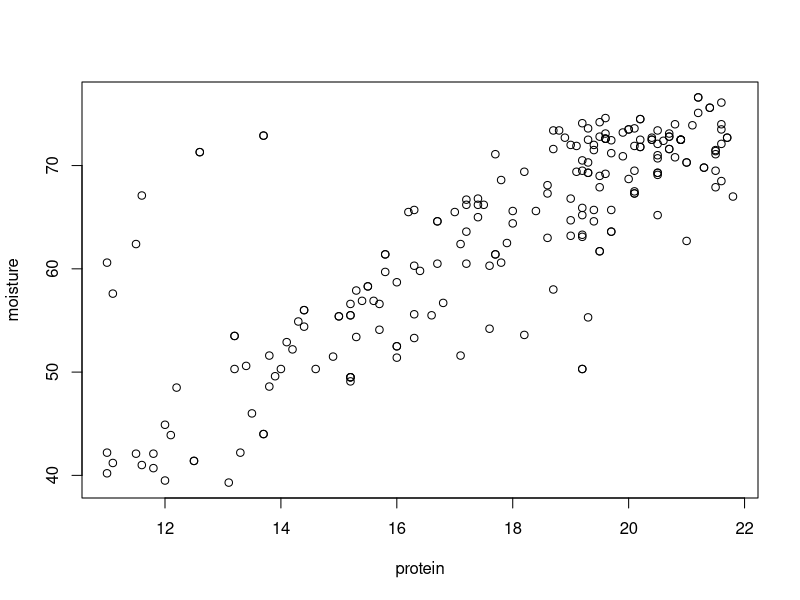
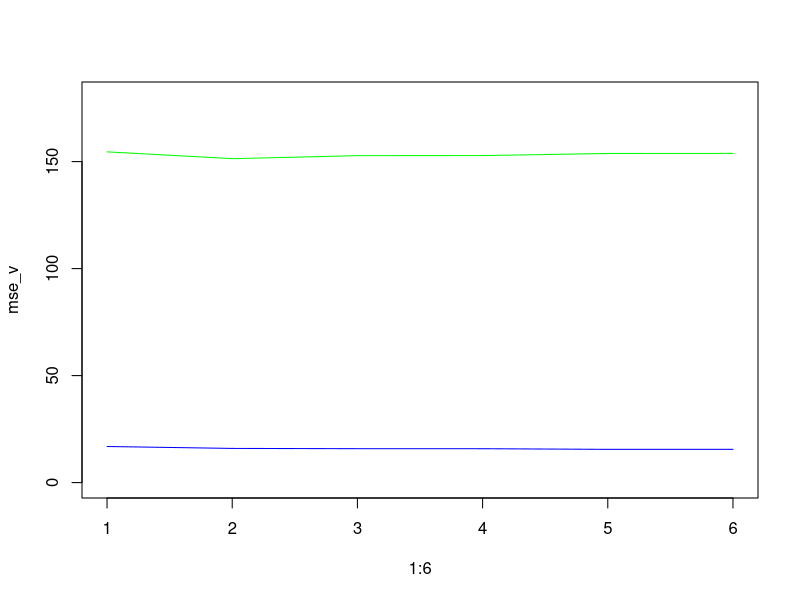
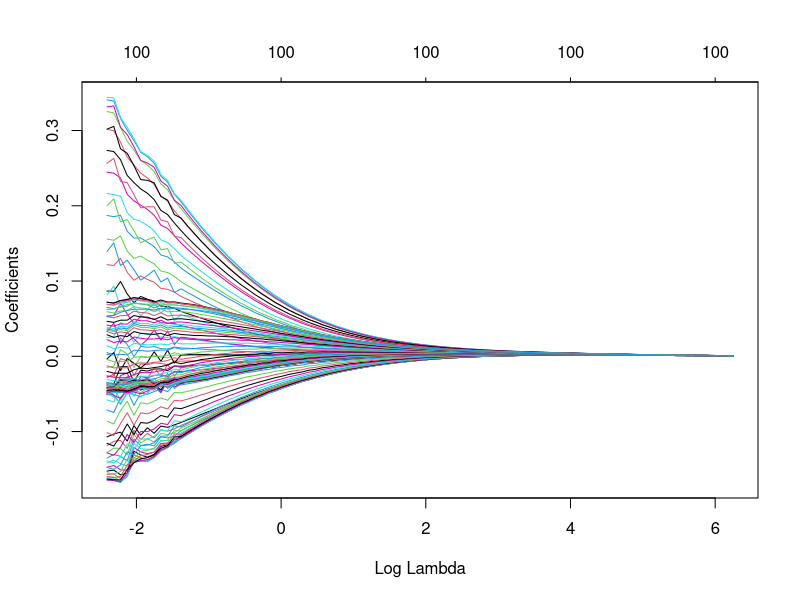
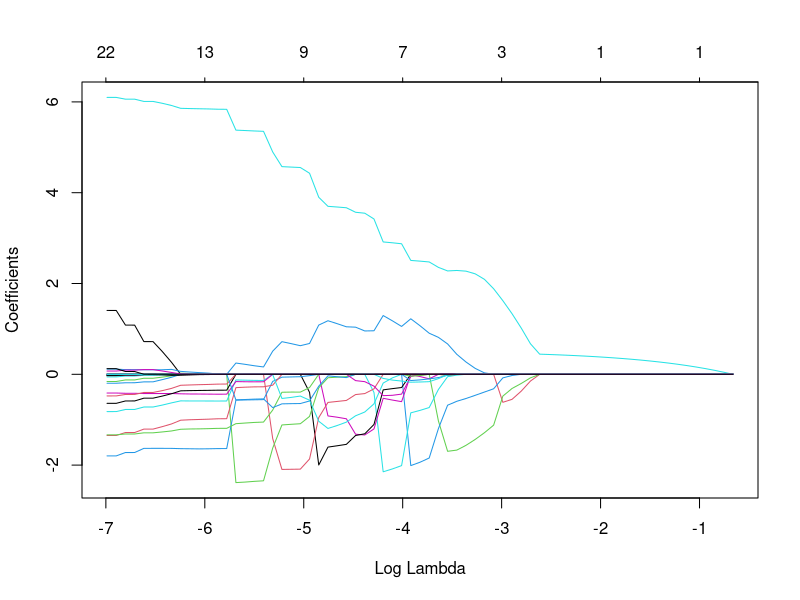
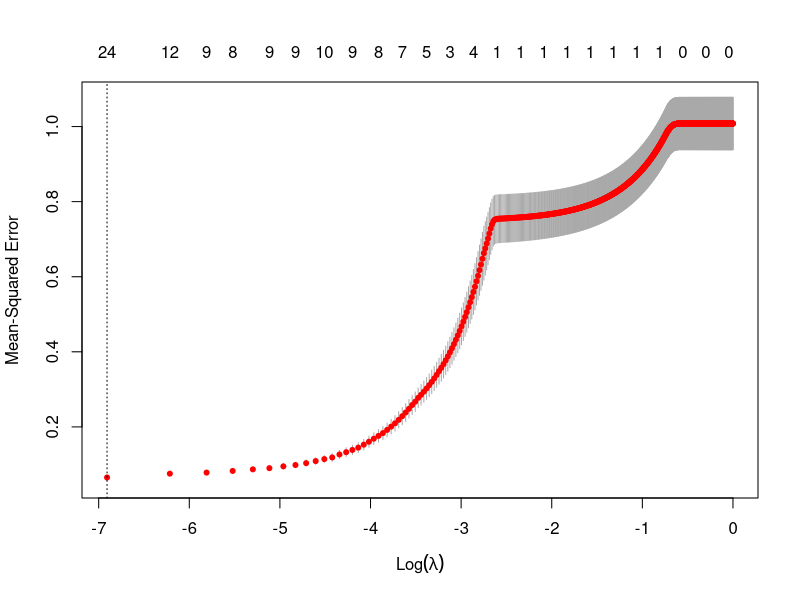

R code for these plots, in order:
library(MASS)
library(glmnet)

# Task 1
dataframe = read.csv("tecator.csv", dec=',')
dataframe = dataframe[-215,]
protein = dataframe$Protein
moisture = dataframe$Moisture
fat = dataframe$Fat
channels = as.matrix(dataframe[1:100])

plot(protein, moisture)

# Task 2
# M1 = B0+B1*p+ε, where ε = N~(0, σ)
# M2 = B0+B1*p+B2*p²+ε, where ε=N~(0, σ)
# M3 = B0+B1*p+B2*p²+B3*p³+ε, where ε=N~(0, σ)
# etc.
# MSE criterion is appropriate to use since it minimizes the errors in our predicions (deviation of ε)

# Task 3
n = dim(dataframe)[1]
ids = sample(1:n, floor(n/2))

training = dataframe[ids,]
validation = dataframe[-ids,]

p = training$Protein
p2 = p^2
p3 = p^3
p4 = p^4
p5 = p^5
p6 = p^6
X1 = cbind(p)
X2 = cbind(p, p2)
X3 = cbind(p, p2, p3)
X4 = cbind(p, p2, p3, p4)
X5 = cbind(p, p2, p3, p4, p5)
X6 = cbind(p, p2, p3, p4, p5, p6)
#B = solve(t(X)%*%X)%*%t(X)%*%Y if I was to calculate it myself, did not work for higher polynomial terms of power
M1 = lm(Moisture ~ X1, data=training)
M2 = lm(Moisture ~ X2, data=training)
M3 = lm(Moisture ~ X3, data=training)
M4 = lm(Moisture ~ X4, data=training)
M5 = lm(Moisture ~ X5, data=training)
M6 = lm(Moisture ~ X6, data=training)

# Make the predictions

fitted_validation1 = predict(M1, validation)
fitted_validation2 = predict(M2, validation)
fitted_validation3 = predict(M3, validation)
fitted_validation4 = predict(M4, validation)
fitted_validation5 = predict(M5, validation)
fitted_validation6 = predict(M6, validation)
fitted_training1 = predict(M1)
fitted_training2 = predict(M2)
fitted_training3 = predict(M3)
fitted_training4 = predict(M4)
fitted_training5 = predict(M5)
fitted_training6 = predict(M6)

# Calculate the MSEs
# Validation MSEs
mse_v1 = mean((validation$Moisture-fitted_validation1)^2)
mse_v2 = mean((validation$Moisture-fitted_validation2)^2)
mse_v3 = mean((validation$Moisture-fitted_validation3)^2)
mse_v4 = mean((validation$Moisture-fitted_validation4)^2)
mse_v5 = mean((validation$Moisture-fitted_validation5)^2)
mse_v6 = mean((validation$Moisture-fitted_validation6)^2)

# Training MSEs
mse_t1 = mean((training$Moisture-fitted_training1)^2)
mse_t2 = mean((training$Moisture-fitted_training2)^2)
mse_t3 = mean((training$Moisture-fitted_training3)^2)
mse_t4 = mean((training$Moisture-fitted_training4)^2)
mse_t5 = mean((training$Moisture-fitted_training5)^2)
mse_t6 = mean((training$Moisture-fitted_training6)^2)

# Plot
mse_v = c(mse_v1, mse_v2, mse_v3, mse_v4, mse_v5, mse_v6)
mse_t = c(mse_t1, mse_t2, mse_t3, mse_t4, mse_t5, mse_t6)

plot(1:6, mse_v, type="l", col="green", ylim=c(0,180))
lines(1:6, mse_t, type="l", col="blue")

idx = !colnames(training) %in% c("Sample", "Fat", "Protein", "Moisture")
formulax = paste("Fat~", paste(colnames(training[,idx]), collapse = "+"))

#Task 4
fit = lm(formula(formulax), data=dataframe)
step = stepAIC(fit, direction="both", trace=FALSE)
step$anova
summary(step)

# Task 5
scaled_channels = scale(dataframe[,2:101])
scaled_fat = scale(dataframe[,102])
model0_ridge = glmnet(as.matrix(scaled_channels), scaled_fat, alpha=0, family="gaussian")
plot(model0_ridge, xvar="lambda")

# Task 6
model0_lasso = glmnet(as.matrix(scaled_channels), scaled_fat, alpha=1, family="gaussian")
plot(model0_lasso, xvar="lambda")

# Task 7
model0_lasso_cv = cv.glmnet(as.matrix(scaled_channels), scaled_fat, alpha=1, family="gaussian", lambda=seq(0,1,0.001))
plot(model0_lasso_cv, xvar="lambda", label=TRUE)
model0_lasso_cv$lambda.min





